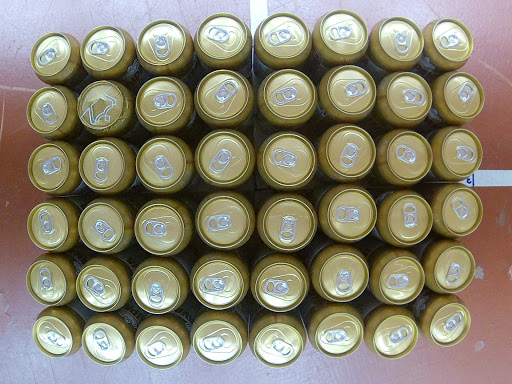
#> input picture brejas.png, 512 x 384 px
$ python brejas.py
#> lines starting #> are read from the running program, lines starting #| are printed output that depends on the picture
#https://sourceforge.net/projects/opencvlibrary/?source=typ_redirect
#build/python/2.7/x32 or x 64/cv2.pyd
#jogar o arquivo cv2.pyd dentro da pasta C:\Python27\Lib\site-packages\
import cv2
# pip instal numpy
import numpy as np

brejas = cv2.imread('brejas.png')
#> brejas is the input picture: shape (384, 512, 3); mean B, G, R 113.3, 132.3, 138.1
img_black_in_white = cv2.cvtColor(brejas, cv2.COLOR_BGR2GRAY)
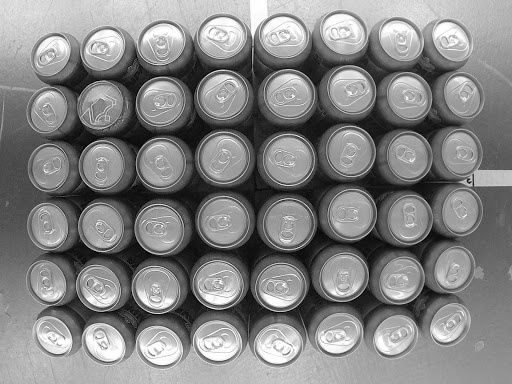
#> img_black_in_white: shape (384, 512); min 0, max 255, mean 131.9
breja = cv2.imread('breja.png',0)#template breja
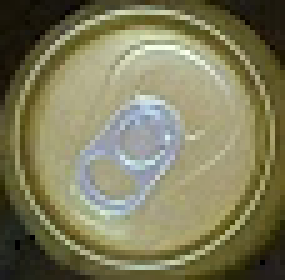
#> input picture breja.png, 57 x 56 px (shown 5 times larger)
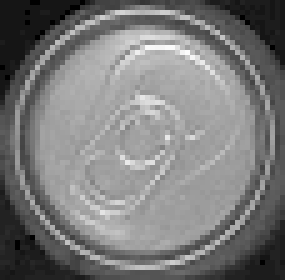
#> breja: shape (56, 57) (shown 5 times larger); min 0, max 252, mean 122.3
width, height = breja.shape[::-1] #pega o tamanho do template breja
#> width = 57; height = 56
result = cv2.matchTemplate(img_black_in_white,breja,cv2.TM_CCOEFF_NORMED)
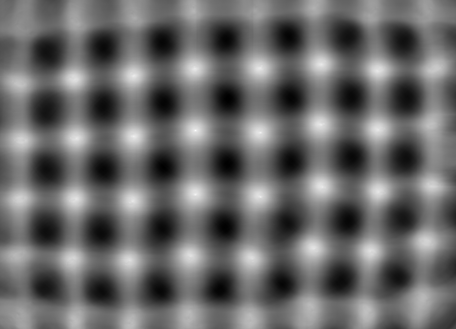
#> result: shape (329, 456) float32; min -0.692, max 0.999, mean 0.0101; drawn with min black and max white
initial = 0.3
#https://docs.scipy.org/doc/numpy/reference/generated/numpy.where.html#numpy.where
precision = np.where( result >= initial)
#> precision = 24564 positions, rows 0 to 328, columns 4 to 447
color = (0,0,0)
margin = 1
for mat in zip(*precision[::-1]):#unpack ultima matriz
    cv2.rectangle(brejas, mat, (mat[0] + width, mat[1] + height),color , margin)
#> this loop made 24564 passes
#> mat on passes 1 to 3: (186, 0), (187, 0), (188, 0)
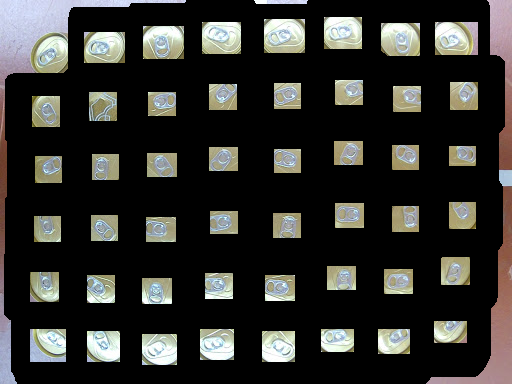
#> brejas: shape (384, 512, 3); mean B, G, R 45.7, 49, 49.3
cv2.imwrite('match.png',brejas)
